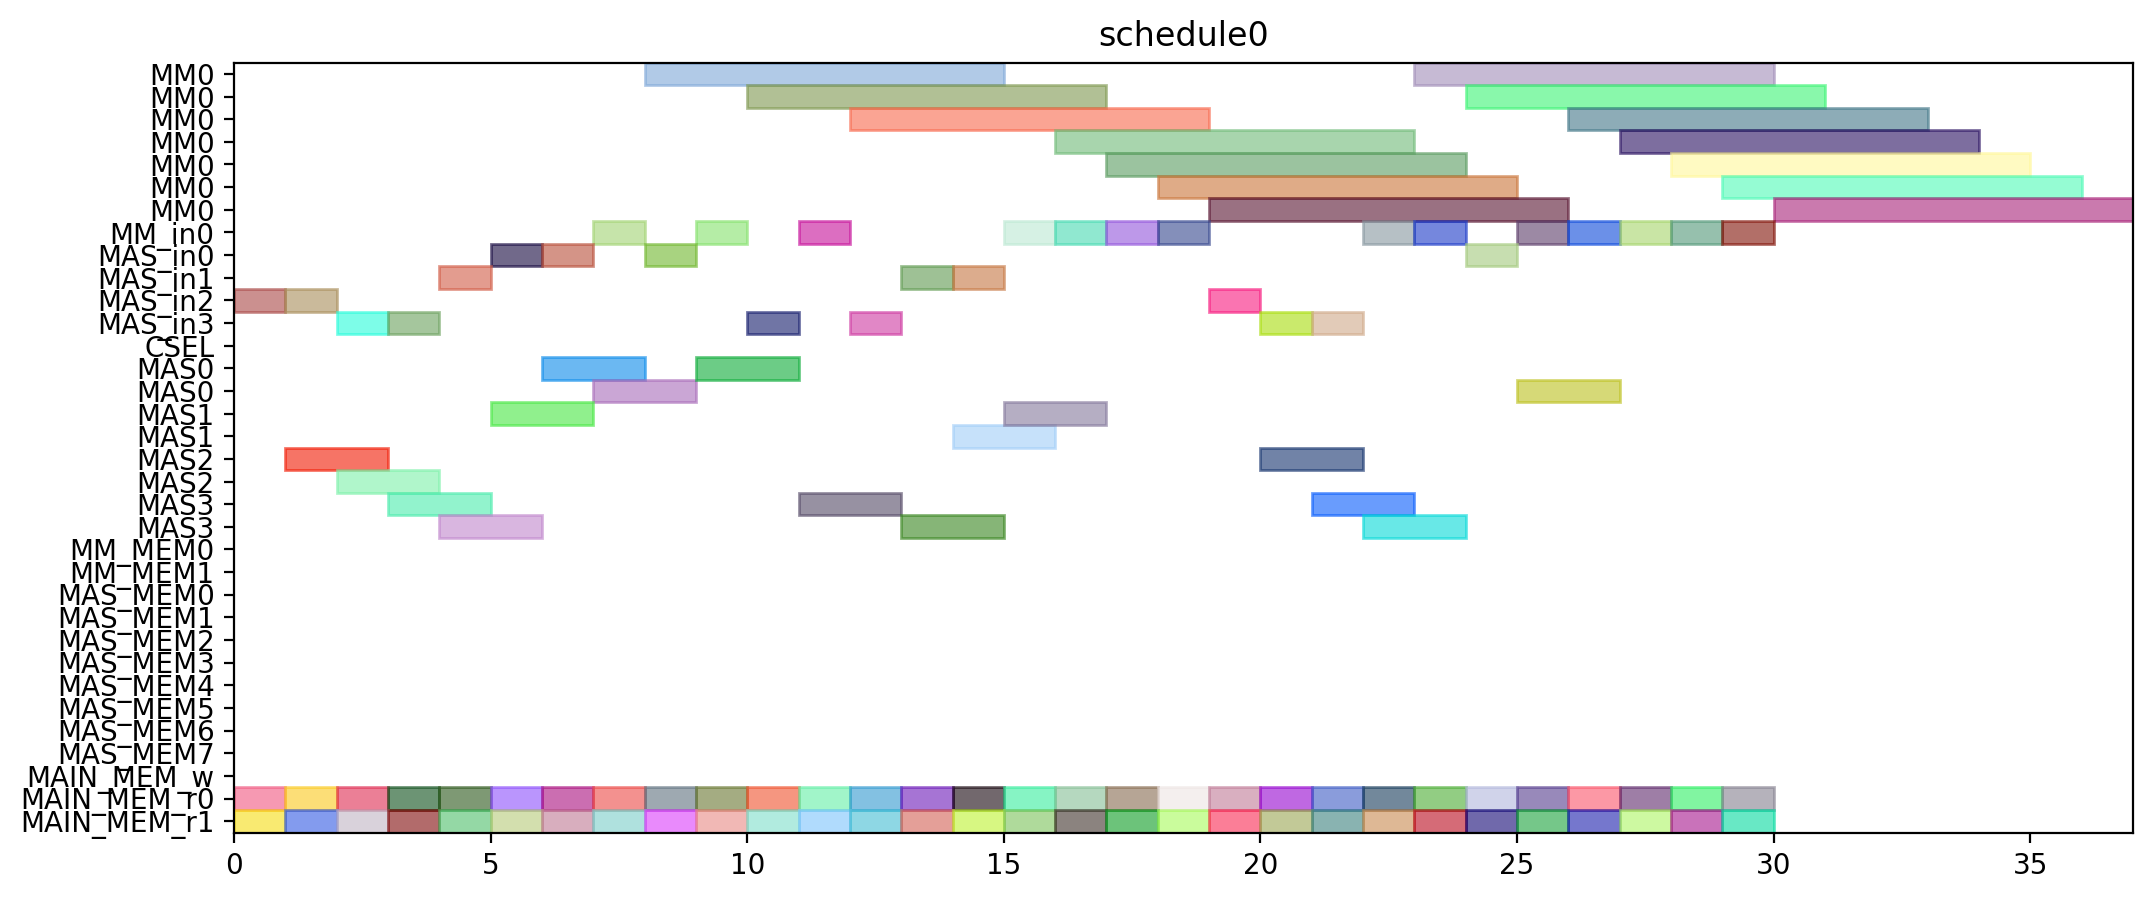

Write the Python code that produced this figure.
from pyschedule import Scenario, solvers, plotters, alt


def solve():
	horizon = 120
	S = Scenario("schedule0", horizon=horizon)

	# resource
	MM = S.Resources('MM', num=1, size=7)
	MM_in = S.Resources('MM_in', num=1)
	MAS_in = S.Resources('MAS_in', num=4)
	CSEL = S.Resource('CSEL')
	MAS = S.Resources('MAS', num=4, size=2, periods=range(1, horizon))
	MM_MEM = S.Resources('MM_MEM', num=2)
	MAS_MEM = S.Resources('MAS_MEM', num=8)
	MAIN_MEM_w = S.Resource('MAIN_MEM_w', size=1)
	MAIN_MEM_r = S.Resources('MAIN_MEM_r', num=2)

	# result of previous scheduling

	# new tasks
	t1_t0 = S.Task('t1_t0', length=7, delay_cost=1)
	t1_t0 += alt(MM)
	t1_t0_in = S.Task('t1_t0_in', length=1, delay_cost=1)
	t1_t0_in += alt(MM_in)
	S += t1_t0_in*MM_in[0]<=t1_t0*MM[0]
	t1_t0_mem0 = S.Task('t1_t0_mem0', length=1, delay_cost=1)
	t1_t0_mem0 += MAIN_MEM_r[0]
	S += t1_t0_mem0 <= t1_t0

	t1_t0_mem1 = S.Task('t1_t0_mem1', length=1, delay_cost=1)
	t1_t0_mem1 += MAIN_MEM_r[1]
	S += t1_t0_mem1 <= t1_t0

	t1_t1 = S.Task('t1_t1', length=7, delay_cost=1)
	t1_t1 += alt(MM)
	t1_t1_in = S.Task('t1_t1_in', length=1, delay_cost=1)
	t1_t1_in += alt(MM_in)
	S += t1_t1_in*MM_in[0]<=t1_t1*MM[0]
	t1_t1_mem0 = S.Task('t1_t1_mem0', length=1, delay_cost=1)
	t1_t1_mem0 += MAIN_MEM_r[0]
	S += t1_t1_mem0 <= t1_t1

	t1_t1_mem1 = S.Task('t1_t1_mem1', length=1, delay_cost=1)
	t1_t1_mem1 += MAIN_MEM_r[1]
	S += t1_t1_mem1 <= t1_t1

	t1_t2 = S.Task('t1_t2', length=2, delay_cost=1)
	t1_t2 += alt(MAS)
	t1_t2_in = S.Task('t1_t2_in', length=1, delay_cost=1)
	t1_t2_in += alt(MAS_in)
	S += t1_t2_in*MAS_in[0]<=t1_t2*MAS[0]

	S += t1_t2_in*MAS_in[1]<=t1_t2*MAS[1]

	S += t1_t2_in*MAS_in[2]<=t1_t2*MAS[2]

	S += t1_t2_in*MAS_in[3]<=t1_t2*MAS[3]

	t1_t2_mem0 = S.Task('t1_t2_mem0', length=1, delay_cost=1)
	t1_t2_mem0 += MAIN_MEM_r[0]
	S += t1_t2_mem0 <= t1_t2

	t1_t2_mem1 = S.Task('t1_t2_mem1', length=1, delay_cost=1)
	t1_t2_mem1 += MAIN_MEM_r[1]
	S += t1_t2_mem1 <= t1_t2

	t1_t3 = S.Task('t1_t3', length=2, delay_cost=1)
	t1_t3 += alt(MAS)
	t1_t3_in = S.Task('t1_t3_in', length=1, delay_cost=1)
	t1_t3_in += alt(MAS_in)
	S += t1_t3_in*MAS_in[0]<=t1_t3*MAS[0]

	S += t1_t3_in*MAS_in[1]<=t1_t3*MAS[1]

	S += t1_t3_in*MAS_in[2]<=t1_t3*MAS[2]

	S += t1_t3_in*MAS_in[3]<=t1_t3*MAS[3]

	t1_t3_mem0 = S.Task('t1_t3_mem0', length=1, delay_cost=1)
	t1_t3_mem0 += MAIN_MEM_r[0]
	S += t1_t3_mem0 <= t1_t3

	t1_t3_mem1 = S.Task('t1_t3_mem1', length=1, delay_cost=1)
	t1_t3_mem1 += MAIN_MEM_r[1]
	S += t1_t3_mem1 <= t1_t3

	t2_t0 = S.Task('t2_t0', length=7, delay_cost=1)
	t2_t0 += alt(MM)
	t2_t0_in = S.Task('t2_t0_in', length=1, delay_cost=1)
	t2_t0_in += alt(MM_in)
	S += t2_t0_in*MM_in[0]<=t2_t0*MM[0]
	t2_t0_mem0 = S.Task('t2_t0_mem0', length=1, delay_cost=1)
	t2_t0_mem0 += MAIN_MEM_r[0]
	S += t2_t0_mem0 <= t2_t0

	t2_t0_mem1 = S.Task('t2_t0_mem1', length=1, delay_cost=1)
	t2_t0_mem1 += MAIN_MEM_r[1]
	S += t2_t0_mem1 <= t2_t0

	t2_t1 = S.Task('t2_t1', length=7, delay_cost=1)
	t2_t1 += alt(MM)
	t2_t1_in = S.Task('t2_t1_in', length=1, delay_cost=1)
	t2_t1_in += alt(MM_in)
	S += t2_t1_in*MM_in[0]<=t2_t1*MM[0]
	t2_t1_mem0 = S.Task('t2_t1_mem0', length=1, delay_cost=1)
	t2_t1_mem0 += MAIN_MEM_r[0]
	S += t2_t1_mem0 <= t2_t1

	t2_t1_mem1 = S.Task('t2_t1_mem1', length=1, delay_cost=1)
	t2_t1_mem1 += MAIN_MEM_r[1]
	S += t2_t1_mem1 <= t2_t1

	t2_t2 = S.Task('t2_t2', length=2, delay_cost=1)
	t2_t2 += alt(MAS)
	t2_t2_in = S.Task('t2_t2_in', length=1, delay_cost=1)
	t2_t2_in += alt(MAS_in)
	S += t2_t2_in*MAS_in[0]<=t2_t2*MAS[0]

	S += t2_t2_in*MAS_in[1]<=t2_t2*MAS[1]

	S += t2_t2_in*MAS_in[2]<=t2_t2*MAS[2]

	S += t2_t2_in*MAS_in[3]<=t2_t2*MAS[3]

	t2_t2_mem0 = S.Task('t2_t2_mem0', length=1, delay_cost=1)
	t2_t2_mem0 += MAIN_MEM_r[0]
	S += t2_t2_mem0 <= t2_t2

	t2_t2_mem1 = S.Task('t2_t2_mem1', length=1, delay_cost=1)
	t2_t2_mem1 += MAIN_MEM_r[1]
	S += t2_t2_mem1 <= t2_t2

	t2_t3 = S.Task('t2_t3', length=2, delay_cost=1)
	t2_t3 += alt(MAS)
	t2_t3_in = S.Task('t2_t3_in', length=1, delay_cost=1)
	t2_t3_in += alt(MAS_in)
	S += t2_t3_in*MAS_in[0]<=t2_t3*MAS[0]

	S += t2_t3_in*MAS_in[1]<=t2_t3*MAS[1]

	S += t2_t3_in*MAS_in[2]<=t2_t3*MAS[2]

	S += t2_t3_in*MAS_in[3]<=t2_t3*MAS[3]

	t2_t3_mem0 = S.Task('t2_t3_mem0', length=1, delay_cost=1)
	t2_t3_mem0 += MAIN_MEM_r[0]
	S += t2_t3_mem0 <= t2_t3

	t2_t3_mem1 = S.Task('t2_t3_mem1', length=1, delay_cost=1)
	t2_t3_mem1 += MAIN_MEM_r[1]
	S += t2_t3_mem1 <= t2_t3

	t0_t0 = S.Task('t0_t0', length=7, delay_cost=1)
	t0_t0 += alt(MM)
	t0_t0_in = S.Task('t0_t0_in', length=1, delay_cost=1)
	t0_t0_in += alt(MM_in)
	S += t0_t0_in*MM_in[0]<=t0_t0*MM[0]
	t0_t0_mem0 = S.Task('t0_t0_mem0', length=1, delay_cost=1)
	t0_t0_mem0 += MAIN_MEM_r[0]
	S += t0_t0_mem0 <= t0_t0

	t0_t0_mem1 = S.Task('t0_t0_mem1', length=1, delay_cost=1)
	t0_t0_mem1 += MAIN_MEM_r[1]
	S += t0_t0_mem1 <= t0_t0

	t0_t1 = S.Task('t0_t1', length=7, delay_cost=1)
	t0_t1 += alt(MM)
	t0_t1_in = S.Task('t0_t1_in', length=1, delay_cost=1)
	t0_t1_in += alt(MM_in)
	S += t0_t1_in*MM_in[0]<=t0_t1*MM[0]
	t0_t1_mem0 = S.Task('t0_t1_mem0', length=1, delay_cost=1)
	t0_t1_mem0 += MAIN_MEM_r[0]
	S += t0_t1_mem0 <= t0_t1

	t0_t1_mem1 = S.Task('t0_t1_mem1', length=1, delay_cost=1)
	t0_t1_mem1 += MAIN_MEM_r[1]
	S += t0_t1_mem1 <= t0_t1

	t0_t2 = S.Task('t0_t2', length=2, delay_cost=1)
	t0_t2 += alt(MAS)
	t0_t2_in = S.Task('t0_t2_in', length=1, delay_cost=1)
	t0_t2_in += alt(MAS_in)
	S += t0_t2_in*MAS_in[0]<=t0_t2*MAS[0]

	S += t0_t2_in*MAS_in[1]<=t0_t2*MAS[1]

	S += t0_t2_in*MAS_in[2]<=t0_t2*MAS[2]

	S += t0_t2_in*MAS_in[3]<=t0_t2*MAS[3]

	t0_t2_mem0 = S.Task('t0_t2_mem0', length=1, delay_cost=1)
	t0_t2_mem0 += MAIN_MEM_r[0]
	S += t0_t2_mem0 <= t0_t2

	t0_t2_mem1 = S.Task('t0_t2_mem1', length=1, delay_cost=1)
	t0_t2_mem1 += MAIN_MEM_r[1]
	S += t0_t2_mem1 <= t0_t2

	t0_t3 = S.Task('t0_t3', length=2, delay_cost=1)
	t0_t3 += alt(MAS)
	t0_t3_in = S.Task('t0_t3_in', length=1, delay_cost=1)
	t0_t3_in += alt(MAS_in)
	S += t0_t3_in*MAS_in[0]<=t0_t3*MAS[0]

	S += t0_t3_in*MAS_in[1]<=t0_t3*MAS[1]

	S += t0_t3_in*MAS_in[2]<=t0_t3*MAS[2]

	S += t0_t3_in*MAS_in[3]<=t0_t3*MAS[3]

	t0_t3_mem0 = S.Task('t0_t3_mem0', length=1, delay_cost=1)
	t0_t3_mem0 += MAIN_MEM_r[0]
	S += t0_t3_mem0 <= t0_t3

	t0_t3_mem1 = S.Task('t0_t3_mem1', length=1, delay_cost=1)
	t0_t3_mem1 += MAIN_MEM_r[1]
	S += t0_t3_mem1 <= t0_t3

	t4_t0_t0 = S.Task('t4_t0_t0', length=7, delay_cost=1)
	t4_t0_t0 += alt(MM)
	t4_t0_t0_in = S.Task('t4_t0_t0_in', length=1, delay_cost=1)
	t4_t0_t0_in += alt(MM_in)
	S += t4_t0_t0_in*MM_in[0]<=t4_t0_t0*MM[0]
	t4_t0_t0_mem0 = S.Task('t4_t0_t0_mem0', length=1, delay_cost=1)
	t4_t0_t0_mem0 += MAIN_MEM_r[0]
	S += t4_t0_t0_mem0 <= t4_t0_t0

	t4_t0_t0_mem1 = S.Task('t4_t0_t0_mem1', length=1, delay_cost=1)
	t4_t0_t0_mem1 += MAIN_MEM_r[1]
	S += t4_t0_t0_mem1 <= t4_t0_t0

	t4_t0_t1 = S.Task('t4_t0_t1', length=7, delay_cost=1)
	t4_t0_t1 += alt(MM)
	t4_t0_t1_in = S.Task('t4_t0_t1_in', length=1, delay_cost=1)
	t4_t0_t1_in += alt(MM_in)
	S += t4_t0_t1_in*MM_in[0]<=t4_t0_t1*MM[0]
	t4_t0_t1_mem0 = S.Task('t4_t0_t1_mem0', length=1, delay_cost=1)
	t4_t0_t1_mem0 += MAIN_MEM_r[0]
	S += t4_t0_t1_mem0 <= t4_t0_t1

	t4_t0_t1_mem1 = S.Task('t4_t0_t1_mem1', length=1, delay_cost=1)
	t4_t0_t1_mem1 += MAIN_MEM_r[1]
	S += t4_t0_t1_mem1 <= t4_t0_t1

	t4_t0_t2 = S.Task('t4_t0_t2', length=2, delay_cost=1)
	t4_t0_t2 += alt(MAS)
	t4_t0_t2_in = S.Task('t4_t0_t2_in', length=1, delay_cost=1)
	t4_t0_t2_in += alt(MAS_in)
	S += t4_t0_t2_in*MAS_in[0]<=t4_t0_t2*MAS[0]

	S += t4_t0_t2_in*MAS_in[1]<=t4_t0_t2*MAS[1]

	S += t4_t0_t2_in*MAS_in[2]<=t4_t0_t2*MAS[2]

	S += t4_t0_t2_in*MAS_in[3]<=t4_t0_t2*MAS[3]

	t4_t0_t2_mem0 = S.Task('t4_t0_t2_mem0', length=1, delay_cost=1)
	t4_t0_t2_mem0 += MAIN_MEM_r[0]
	S += t4_t0_t2_mem0 <= t4_t0_t2

	t4_t0_t2_mem1 = S.Task('t4_t0_t2_mem1', length=1, delay_cost=1)
	t4_t0_t2_mem1 += MAIN_MEM_r[1]
	S += t4_t0_t2_mem1 <= t4_t0_t2

	t4_t0_t3 = S.Task('t4_t0_t3', length=2, delay_cost=1)
	t4_t0_t3 += alt(MAS)
	t4_t0_t3_in = S.Task('t4_t0_t3_in', length=1, delay_cost=1)
	t4_t0_t3_in += alt(MAS_in)
	S += t4_t0_t3_in*MAS_in[0]<=t4_t0_t3*MAS[0]

	S += t4_t0_t3_in*MAS_in[1]<=t4_t0_t3*MAS[1]

	S += t4_t0_t3_in*MAS_in[2]<=t4_t0_t3*MAS[2]

	S += t4_t0_t3_in*MAS_in[3]<=t4_t0_t3*MAS[3]

	t4_t0_t3_mem0 = S.Task('t4_t0_t3_mem0', length=1, delay_cost=1)
	t4_t0_t3_mem0 += MAIN_MEM_r[0]
	S += t4_t0_t3_mem0 <= t4_t0_t3

	t4_t0_t3_mem1 = S.Task('t4_t0_t3_mem1', length=1, delay_cost=1)
	t4_t0_t3_mem1 += MAIN_MEM_r[1]
	S += t4_t0_t3_mem1 <= t4_t0_t3

	t4_t1_t0 = S.Task('t4_t1_t0', length=7, delay_cost=1)
	t4_t1_t0 += alt(MM)
	t4_t1_t0_in = S.Task('t4_t1_t0_in', length=1, delay_cost=1)
	t4_t1_t0_in += alt(MM_in)
	S += t4_t1_t0_in*MM_in[0]<=t4_t1_t0*MM[0]
	t4_t1_t0_mem0 = S.Task('t4_t1_t0_mem0', length=1, delay_cost=1)
	t4_t1_t0_mem0 += MAIN_MEM_r[0]
	S += t4_t1_t0_mem0 <= t4_t1_t0

	t4_t1_t0_mem1 = S.Task('t4_t1_t0_mem1', length=1, delay_cost=1)
	t4_t1_t0_mem1 += MAIN_MEM_r[1]
	S += t4_t1_t0_mem1 <= t4_t1_t0

	t4_t1_t1 = S.Task('t4_t1_t1', length=7, delay_cost=1)
	t4_t1_t1 += alt(MM)
	t4_t1_t1_in = S.Task('t4_t1_t1_in', length=1, delay_cost=1)
	t4_t1_t1_in += alt(MM_in)
	S += t4_t1_t1_in*MM_in[0]<=t4_t1_t1*MM[0]
	t4_t1_t1_mem0 = S.Task('t4_t1_t1_mem0', length=1, delay_cost=1)
	t4_t1_t1_mem0 += MAIN_MEM_r[0]
	S += t4_t1_t1_mem0 <= t4_t1_t1

	t4_t1_t1_mem1 = S.Task('t4_t1_t1_mem1', length=1, delay_cost=1)
	t4_t1_t1_mem1 += MAIN_MEM_r[1]
	S += t4_t1_t1_mem1 <= t4_t1_t1

	t4_t1_t2 = S.Task('t4_t1_t2', length=2, delay_cost=1)
	t4_t1_t2 += alt(MAS)
	t4_t1_t2_in = S.Task('t4_t1_t2_in', length=1, delay_cost=1)
	t4_t1_t2_in += alt(MAS_in)
	S += t4_t1_t2_in*MAS_in[0]<=t4_t1_t2*MAS[0]

	S += t4_t1_t2_in*MAS_in[1]<=t4_t1_t2*MAS[1]

	S += t4_t1_t2_in*MAS_in[2]<=t4_t1_t2*MAS[2]

	S += t4_t1_t2_in*MAS_in[3]<=t4_t1_t2*MAS[3]

	t4_t1_t2_mem0 = S.Task('t4_t1_t2_mem0', length=1, delay_cost=1)
	t4_t1_t2_mem0 += MAIN_MEM_r[0]
	S += t4_t1_t2_mem0 <= t4_t1_t2

	t4_t1_t2_mem1 = S.Task('t4_t1_t2_mem1', length=1, delay_cost=1)
	t4_t1_t2_mem1 += MAIN_MEM_r[1]
	S += t4_t1_t2_mem1 <= t4_t1_t2

	t4_t1_t3 = S.Task('t4_t1_t3', length=2, delay_cost=1)
	t4_t1_t3 += alt(MAS)
	t4_t1_t3_in = S.Task('t4_t1_t3_in', length=1, delay_cost=1)
	t4_t1_t3_in += alt(MAS_in)
	S += t4_t1_t3_in*MAS_in[0]<=t4_t1_t3*MAS[0]

	S += t4_t1_t3_in*MAS_in[1]<=t4_t1_t3*MAS[1]

	S += t4_t1_t3_in*MAS_in[2]<=t4_t1_t3*MAS[2]

	S += t4_t1_t3_in*MAS_in[3]<=t4_t1_t3*MAS[3]

	t4_t1_t3_mem0 = S.Task('t4_t1_t3_mem0', length=1, delay_cost=1)
	t4_t1_t3_mem0 += MAIN_MEM_r[0]
	S += t4_t1_t3_mem0 <= t4_t1_t3

	t4_t1_t3_mem1 = S.Task('t4_t1_t3_mem1', length=1, delay_cost=1)
	t4_t1_t3_mem1 += MAIN_MEM_r[1]
	S += t4_t1_t3_mem1 <= t4_t1_t3

	t4_t2_t0 = S.Task('t4_t2_t0', length=7, delay_cost=1)
	t4_t2_t0 += alt(MM)
	t4_t2_t0_in = S.Task('t4_t2_t0_in', length=1, delay_cost=1)
	t4_t2_t0_in += alt(MM_in)
	S += t4_t2_t0_in*MM_in[0]<=t4_t2_t0*MM[0]
	t4_t2_t0_mem0 = S.Task('t4_t2_t0_mem0', length=1, delay_cost=1)
	t4_t2_t0_mem0 += MAIN_MEM_r[0]
	S += t4_t2_t0_mem0 <= t4_t2_t0

	t4_t2_t0_mem1 = S.Task('t4_t2_t0_mem1', length=1, delay_cost=1)
	t4_t2_t0_mem1 += MAIN_MEM_r[1]
	S += t4_t2_t0_mem1 <= t4_t2_t0

	t4_t2_t1 = S.Task('t4_t2_t1', length=7, delay_cost=1)
	t4_t2_t1 += alt(MM)
	t4_t2_t1_in = S.Task('t4_t2_t1_in', length=1, delay_cost=1)
	t4_t2_t1_in += alt(MM_in)
	S += t4_t2_t1_in*MM_in[0]<=t4_t2_t1*MM[0]
	t4_t2_t1_mem0 = S.Task('t4_t2_t1_mem0', length=1, delay_cost=1)
	t4_t2_t1_mem0 += MAIN_MEM_r[0]
	S += t4_t2_t1_mem0 <= t4_t2_t1

	t4_t2_t1_mem1 = S.Task('t4_t2_t1_mem1', length=1, delay_cost=1)
	t4_t2_t1_mem1 += MAIN_MEM_r[1]
	S += t4_t2_t1_mem1 <= t4_t2_t1

	t4_t2_t2 = S.Task('t4_t2_t2', length=2, delay_cost=1)
	t4_t2_t2 += alt(MAS)
	t4_t2_t2_in = S.Task('t4_t2_t2_in', length=1, delay_cost=1)
	t4_t2_t2_in += alt(MAS_in)
	S += t4_t2_t2_in*MAS_in[0]<=t4_t2_t2*MAS[0]

	S += t4_t2_t2_in*MAS_in[1]<=t4_t2_t2*MAS[1]

	S += t4_t2_t2_in*MAS_in[2]<=t4_t2_t2*MAS[2]

	S += t4_t2_t2_in*MAS_in[3]<=t4_t2_t2*MAS[3]

	t4_t2_t2_mem0 = S.Task('t4_t2_t2_mem0', length=1, delay_cost=1)
	t4_t2_t2_mem0 += MAIN_MEM_r[0]
	S += t4_t2_t2_mem0 <= t4_t2_t2

	t4_t2_t2_mem1 = S.Task('t4_t2_t2_mem1', length=1, delay_cost=1)
	t4_t2_t2_mem1 += MAIN_MEM_r[1]
	S += t4_t2_t2_mem1 <= t4_t2_t2

	t4_t2_t3 = S.Task('t4_t2_t3', length=2, delay_cost=1)
	t4_t2_t3 += alt(MAS)
	t4_t2_t3_in = S.Task('t4_t2_t3_in', length=1, delay_cost=1)
	t4_t2_t3_in += alt(MAS_in)
	S += t4_t2_t3_in*MAS_in[0]<=t4_t2_t3*MAS[0]

	S += t4_t2_t3_in*MAS_in[1]<=t4_t2_t3*MAS[1]

	S += t4_t2_t3_in*MAS_in[2]<=t4_t2_t3*MAS[2]

	S += t4_t2_t3_in*MAS_in[3]<=t4_t2_t3*MAS[3]

	t4_t2_t3_mem0 = S.Task('t4_t2_t3_mem0', length=1, delay_cost=1)
	t4_t2_t3_mem0 += MAIN_MEM_r[0]
	S += t4_t2_t3_mem0 <= t4_t2_t3

	t4_t2_t3_mem1 = S.Task('t4_t2_t3_mem1', length=1, delay_cost=1)
	t4_t2_t3_mem1 += MAIN_MEM_r[1]
	S += t4_t2_t3_mem1 <= t4_t2_t3

	t4_t40 = S.Task('t4_t40', length=2, delay_cost=1)
	t4_t40 += alt(MAS)
	t4_t40_in = S.Task('t4_t40_in', length=1, delay_cost=1)
	t4_t40_in += alt(MAS_in)
	S += t4_t40_in*MAS_in[0]<=t4_t40*MAS[0]

	S += t4_t40_in*MAS_in[1]<=t4_t40*MAS[1]

	S += t4_t40_in*MAS_in[2]<=t4_t40*MAS[2]

	S += t4_t40_in*MAS_in[3]<=t4_t40*MAS[3]

	t4_t40_mem0 = S.Task('t4_t40_mem0', length=1, delay_cost=1)
	t4_t40_mem0 += MAIN_MEM_r[0]
	S += t4_t40_mem0 <= t4_t40

	t4_t40_mem1 = S.Task('t4_t40_mem1', length=1, delay_cost=1)
	t4_t40_mem1 += MAIN_MEM_r[1]
	S += t4_t40_mem1 <= t4_t40

	t4_t41 = S.Task('t4_t41', length=2, delay_cost=1)
	t4_t41 += alt(MAS)
	t4_t41_in = S.Task('t4_t41_in', length=1, delay_cost=1)
	t4_t41_in += alt(MAS_in)
	S += t4_t41_in*MAS_in[0]<=t4_t41*MAS[0]

	S += t4_t41_in*MAS_in[1]<=t4_t41*MAS[1]

	S += t4_t41_in*MAS_in[2]<=t4_t41*MAS[2]

	S += t4_t41_in*MAS_in[3]<=t4_t41*MAS[3]

	t4_t41_mem0 = S.Task('t4_t41_mem0', length=1, delay_cost=1)
	t4_t41_mem0 += MAIN_MEM_r[0]
	S += t4_t41_mem0 <= t4_t41

	t4_t41_mem1 = S.Task('t4_t41_mem1', length=1, delay_cost=1)
	t4_t41_mem1 += MAIN_MEM_r[1]
	S += t4_t41_mem1 <= t4_t41

	t4_t50 = S.Task('t4_t50', length=2, delay_cost=1)
	t4_t50 += alt(MAS)
	t4_t50_in = S.Task('t4_t50_in', length=1, delay_cost=1)
	t4_t50_in += alt(MAS_in)
	S += t4_t50_in*MAS_in[0]<=t4_t50*MAS[0]

	S += t4_t50_in*MAS_in[1]<=t4_t50*MAS[1]

	S += t4_t50_in*MAS_in[2]<=t4_t50*MAS[2]

	S += t4_t50_in*MAS_in[3]<=t4_t50*MAS[3]

	t4_t50_mem0 = S.Task('t4_t50_mem0', length=1, delay_cost=1)
	t4_t50_mem0 += MAIN_MEM_r[0]
	S += t4_t50_mem0 <= t4_t50

	t4_t50_mem1 = S.Task('t4_t50_mem1', length=1, delay_cost=1)
	t4_t50_mem1 += MAIN_MEM_r[1]
	S += t4_t50_mem1 <= t4_t50

	t4_t51 = S.Task('t4_t51', length=2, delay_cost=1)
	t4_t51 += alt(MAS)
	t4_t51_in = S.Task('t4_t51_in', length=1, delay_cost=1)
	t4_t51_in += alt(MAS_in)
	S += t4_t51_in*MAS_in[0]<=t4_t51*MAS[0]

	S += t4_t51_in*MAS_in[1]<=t4_t51*MAS[1]

	S += t4_t51_in*MAS_in[2]<=t4_t51*MAS[2]

	S += t4_t51_in*MAS_in[3]<=t4_t51*MAS[3]

	t4_t51_mem0 = S.Task('t4_t51_mem0', length=1, delay_cost=1)
	t4_t51_mem0 += MAIN_MEM_r[0]
	S += t4_t51_mem0 <= t4_t51

	t4_t51_mem1 = S.Task('t4_t51_mem1', length=1, delay_cost=1)
	t4_t51_mem1 += MAIN_MEM_r[1]
	S += t4_t51_mem1 <= t4_t51

	t4_t8_t0 = S.Task('t4_t8_t0', length=7, delay_cost=1)
	t4_t8_t0 += alt(MM)
	t4_t8_t0_in = S.Task('t4_t8_t0_in', length=1, delay_cost=1)
	t4_t8_t0_in += alt(MM_in)
	S += t4_t8_t0_in*MM_in[0]<=t4_t8_t0*MM[0]
	t4_t8_t0_mem0 = S.Task('t4_t8_t0_mem0', length=1, delay_cost=1)
	t4_t8_t0_mem0 += MAIN_MEM_r[0]
	S += t4_t8_t0_mem0 <= t4_t8_t0

	t4_t8_t0_mem1 = S.Task('t4_t8_t0_mem1', length=1, delay_cost=1)
	t4_t8_t0_mem1 += MAIN_MEM_r[1]
	S += t4_t8_t0_mem1 <= t4_t8_t0

	t4_t8_t1 = S.Task('t4_t8_t1', length=7, delay_cost=1)
	t4_t8_t1 += alt(MM)
	t4_t8_t1_in = S.Task('t4_t8_t1_in', length=1, delay_cost=1)
	t4_t8_t1_in += alt(MM_in)
	S += t4_t8_t1_in*MM_in[0]<=t4_t8_t1*MM[0]
	t4_t8_t1_mem0 = S.Task('t4_t8_t1_mem0', length=1, delay_cost=1)
	t4_t8_t1_mem0 += MAIN_MEM_r[0]
	S += t4_t8_t1_mem0 <= t4_t8_t1

	t4_t8_t1_mem1 = S.Task('t4_t8_t1_mem1', length=1, delay_cost=1)
	t4_t8_t1_mem1 += MAIN_MEM_r[1]
	S += t4_t8_t1_mem1 <= t4_t8_t1

	solvers.mip.solve(S,msg=1,kind='CPLEX',ratio_gap=1.01)

	solution = [['hoge']*len(S.solution()[1]) for i in range(len(S.solution()))]
	for i in range(len(S.solution())):
		for j in range(len(S.solution()[i])):
			solution[i][j]=str(S.solution()[i][j])
	print(solution)

	cycles = int(solution[-1][3])

	pic_file_name = "/home/mfukuda/ABE/multiRAM_multiMAS_16mux/scheduling_result/stage7MM1_stage2MAS4/SPARSE/schedule0.png"
	if(S.solution() != []):
		plotters.matplotlib.plot(S,img_filename=pic_file_name, show_task_labels=False, fig_size=(cycles*0.25+3, 5))

	return solution
